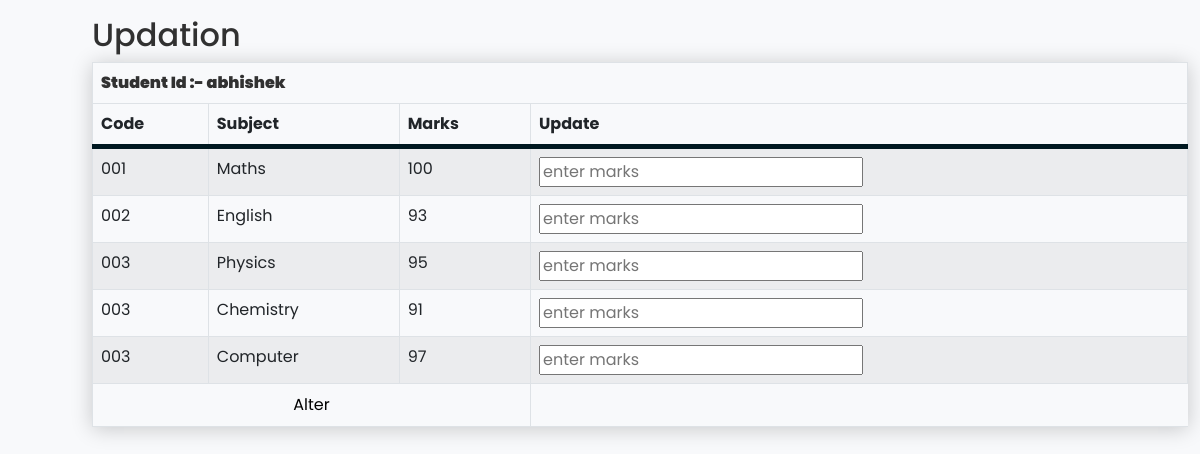
/updatequery.php?id=abhishek, run on the app's committed database.
### tables this page shows
CREATE TABLE `marks` (
  `username` varchar(20) NOT NULL,
  `maths` int(3) NOT NULL,
  `english` int(3) NOT NULL,
  `physics` int(3) NOT NULL,
  `chemistry` int(3) NOT NULL,
  `computer` int(3) NOT NULL
);

### updatequery.php (the view, shortened to what this page needs)
<!DOCTYPE html>
<html lang="en">
<head>
    <link href="https://cdn.jsdelivr.net/npm/bootstrap@5.2.3/dist/css/bootstrap.min.css" rel="stylesheet">
    <link rel="stylesheet" href="mainstyle.css">
</head>
<body id="main">
    <?php
    $user = $_REQUEST['id'];
    ?>
    <?php
    include("connector.php");
    $query = "SELECT `username`, `maths`, `english`, `physics`, `chemistry`, `computer` FROM `marks` WHERE `username` = '$user'";
    $result = mysqli_query($connector, $query);
    while ($data = mysqli_fetch_assoc($result)) {
    ?>
    <div class="container mt-3">
        <h2>Updation</h2>
        <form action="updatequery.php?id=<?php echo $data['username'];?>" method="post">
            <table class="table table-striped table-bordered">
                <thead>
                    <tr>
                        <td colspan="4" id="midheading">Student Id :- <?php echo $data['username']; ?></td>
                    </tr>
                    <tr>
                        <th id="tableheader">Code</th>
                        <th id="tableheader">Subject</th>
                        <th id="tableheader">Marks</th>
                        <th id="tableheader">Update</th>
                    </tr>
                </thead>
                <tbody>
                    <tr>
                        <td>001</td>
                        <td>Maths</td>
                        <td><?php echo $data['maths']; ?></td>
                        <td><input type="text" name="MATHS" placeholder="enter marks"></td>
                    </tr>
                    <tr>
                        <td>002</td>
                        <td>English</td>
                        <td><?php echo $data['english']; ?></td>
                        <td><input type="text" name="ENGLISH" placeholder="enter marks"></td>
                    </tr>
                    <tr>
                        <td>003</td>
                        <td>Physics</td>
                        <td><?php echo $data['physics']; ?></td>
                        <td><input type="text" name="PHYSICS" placeholder="enter marks"></td>
                    </tr>
                    <tr>
                        <td>003</td>
                        <td>Chemistry</td>
                        <td><?php echo $data['chemistry']; ?></td>
                        <td><input type="text" name="CHEMISTRY" placeholder="enter marks"></td>
                    </tr>
                    <tr>
                        <td>003</td>
                        <td>Computer</td>
                        <td><?php echo $data['computer']; ?></td>
                        <td><input type="text" name="COMPUTER" placeholder="enter marks"></td>
                    </tr>
                    <tr>
                        <td colspan="3">
                            <center><button name="submit">Alter</button></center>
                        </td>
                    </tr>
                </tbody>
            </table>
        </form>
    </div>
    <?php
    }
    ?>
</body>
</html>

### mainstyle.css (style rules this page uses)
#main { margin: 0; padding: 0; color: #313131; font-family: poppins; overflow-x: hidden; margin-left: 5em; background-color: #f8f9fb; }
button { background: none; border: none; }
table { box-shadow: 0 2px 20px rgba(0, 0, 0, 0.2); }
#tableheader { border-bottom: 5px solid rgb(0, 24, 32); }
#midheading { color: #313131; font-family: poppins; font-weight: 900; margin: 0.2em 0; }

### data on the page
marks: username "abhishek", maths "100", english "93", physics "95", chemistry "91", computer "97"
